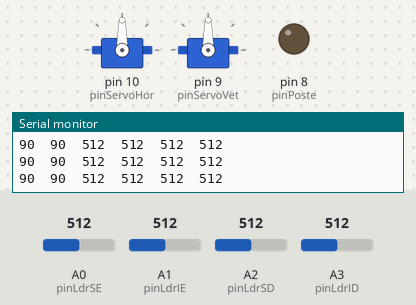
The sketch below on a simulated Arduino Uno, built with avr-gcc and run on an emulated ATmega328P. Parts: 2 × servo, output pins drawn as LEDs (lit = HIGH), the last lines printed to the serial monitor. Inputs (shaded band) come from the test bench; at power-on: A0 (pinLdrSE) = 512, A1 (pinLdrIE) = 512, A3 (pinLdrID) = 512, A2 (pinLdrSD) = 512.

Above: at 1.2 s.
1.3 s: A0 (pinLdrSE) set to 716
At 4.2 s:
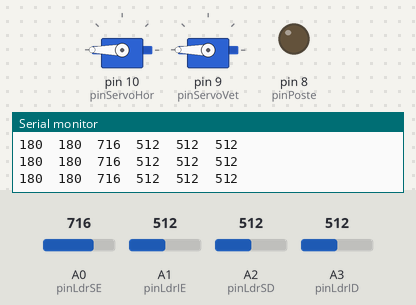
4.3 s: A1 (pinLdrIE) set to 323
7.3 s: A1 (pinLdrIE) set to 292
At 7.79 s:
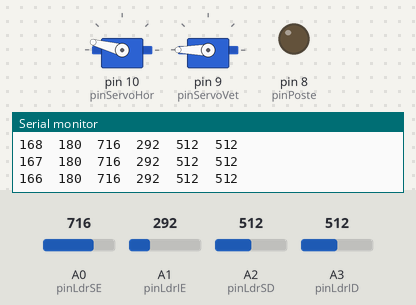
10.3 s: A3 (pinLdrID) set to 923
13.3 s: A3 (pinLdrID) set to 946
At 13.48 s:
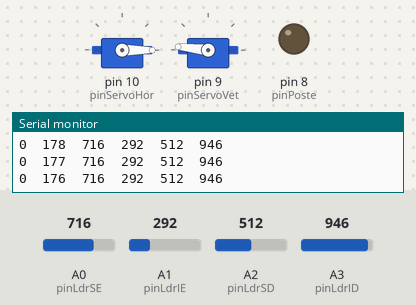
16.3 s: A2 (pinLdrSD) set to 68
19.3 s: A2 (pinLdrSD) set to 56
At 24.5 s:
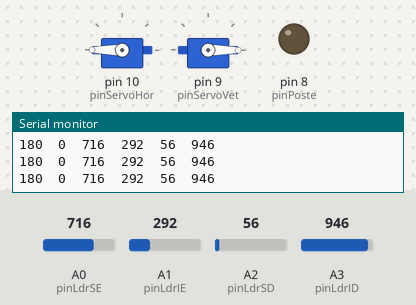
Timing chart, 0 to 25.1 s (numbered marks = the images above; inputs shaded):
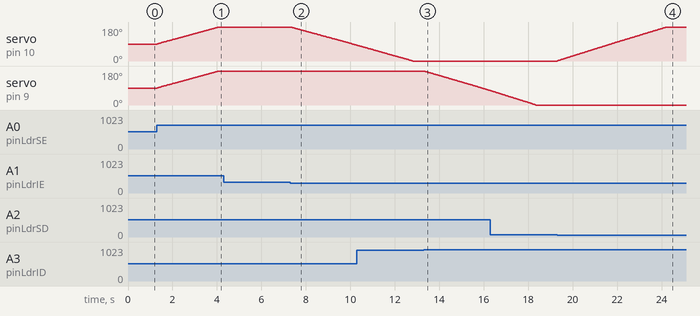

Measured:
- the behaviour switches between 308 and 307 on A1 (pinLdrIE) (found by bisection; images 1 and 2)
- the behaviour switches between 936 and 937 on A3 (pinLdrID) (found by bisection; images 2 and 3)
- the behaviour switches between 62 and 61 on A2 (pinLdrSD) (found by bisection; images 3 and 4)
- after the input at 1.3 s, servo on pin 10 (pinServoHor), servo on pin 9 (pinServoVet): moves from 90° to 180° over 2.8 s, starting at once
- after the input at 7.3 s, servo on pin 10 (pinServoHor): moves from 180° to 84° over 2.9 s, starting at once
- after the input at 13.3 s, servo on pin 9 (pinServoVet): moves from 180° to 76° over 3.0 s, starting at once
- after the input at 19.3 s, servo on pin 10 (pinServoHor): moves from 0° to 180° over 4.9 s, starting at once

The sketch:

SeguidorSolarComPoste.ino
```cpp
/* Seguidor Solar com Led */

/*Inclusão das bibliotecas */
#include <Servo.h>

/* Definição dos pinos */
#define pinServoVet 9
#define pinServoHor 10

#define pinPoste 8
#define pinControManual 2

#define pinLdrSE A0 //S = Superior
#define pinLdrIE A1 //I = Inferior
#define pinLdrSD A2 //E = Esquerda
#define pinLdrID A3 //D = Direita

/* Definição das Variaveis Globais dos Servos */
Servo servoHor;
Servo servoVer;

int anguloVer = 90; // Começa em 90°
int anguloHor = 90; // Começa em 90°

/* Cabeçalho de funções */
void seguidorSolar();
void ligaPoste();

void setup()
{
  /* Define o Estado do pino como Entrada ou Saida */
  pinMode(pinLdrSE, INPUT);
  pinMode(pinLdrIE, INPUT);
  pinMode(pinLdrSD, INPUT);
  pinMode(pinLdrID, INPUT);

  pinMode(pinControManual, INPUT_PULLUP);
  pinMode(pinPoste, OUTPUT);

  /* Anexa as variaveis aos pinos */
  servoHor.attach(pinServoHor);
  servoVer.attach(pinServoVet);

  /* Posição inicial dos Servos */
  servoHor.write(anguloHor);
  servoVer.write(anguloVer);

  Serial.begin(9600);
}

void loop()
{
  /* Chama as Funções */
  ligaPoste();
  seguidorSolar();

  Serial.print(anguloHor);
  Serial.print("  ");
  Serial.print(anguloVer);
  Serial.print("  ");
  Serial.print(analogRead(pinLdrSE));
  Serial.print("  ");
  Serial.print(analogRead(pinLdrIE));
  Serial.print("  ");
  Serial.print(analogRead(pinLdrSD));
  Serial.print("  ");
  Serial.println(analogRead(pinLdrID));

  delay(20);
}

/* Analisa e Liga o Poste */
void ligaPoste(){
  /* Analisa o sensor Modulo Ldr está recebendo luz*/
  if(analogRead(pinLdrSE) < 200) {
    digitalWrite(pinPoste, HIGH); //Sim
  } else {
    digitalWrite(pinPoste, LOW); // Não
  }
}

void seguidorSolar()
{
  /* Definição das Variaveis e atribuição da escrita da incidência de luz */
  int luzD = analogRead(pinLdrSD) + analogRead(pinLdrID); // vindo da Direita
  int luzE = analogRead(pinLdrSE) + analogRead(pinLdrIE); // vindo da Esquerda
  int luzC = analogRead(pinLdrSD) + analogRead(pinLdrSE); // vindo de Cima
  int luzB = analogRead(pinLdrID) + analogRead(pinLdrIE); // vindo de Baixo

  /* Comparação se a luz tem mais incidência na Esquerda */
  if(luzE > luzD) {
    if(anguloHor < 180){
        /* O angulo muda pra Esquerda */
      anguloHor += 1;
    }
  } else if(luzD > luzE){
    if(anguloHor > 0){
        /* O angulo muda pra Esquerda */
      anguloHor -= 1;
    }
  }

  /* Comparação se a luz tem mais incidência em cima */
  if(luzC > luzB) {
    if(anguloVer < 180){
        /* O angulo muda pra Cima */
        anguloVer += 1;
    }
  } else if(luzB > luzC){
    if(anguloVer > 0){
        /* O angulo muda pra Baixo */
        anguloVer -= 1;
    }
  }

  /* A placa muda por lado do angulo */
  servoHor.write(anguloHor);
  servoVer.write(anguloVer);

}
```
